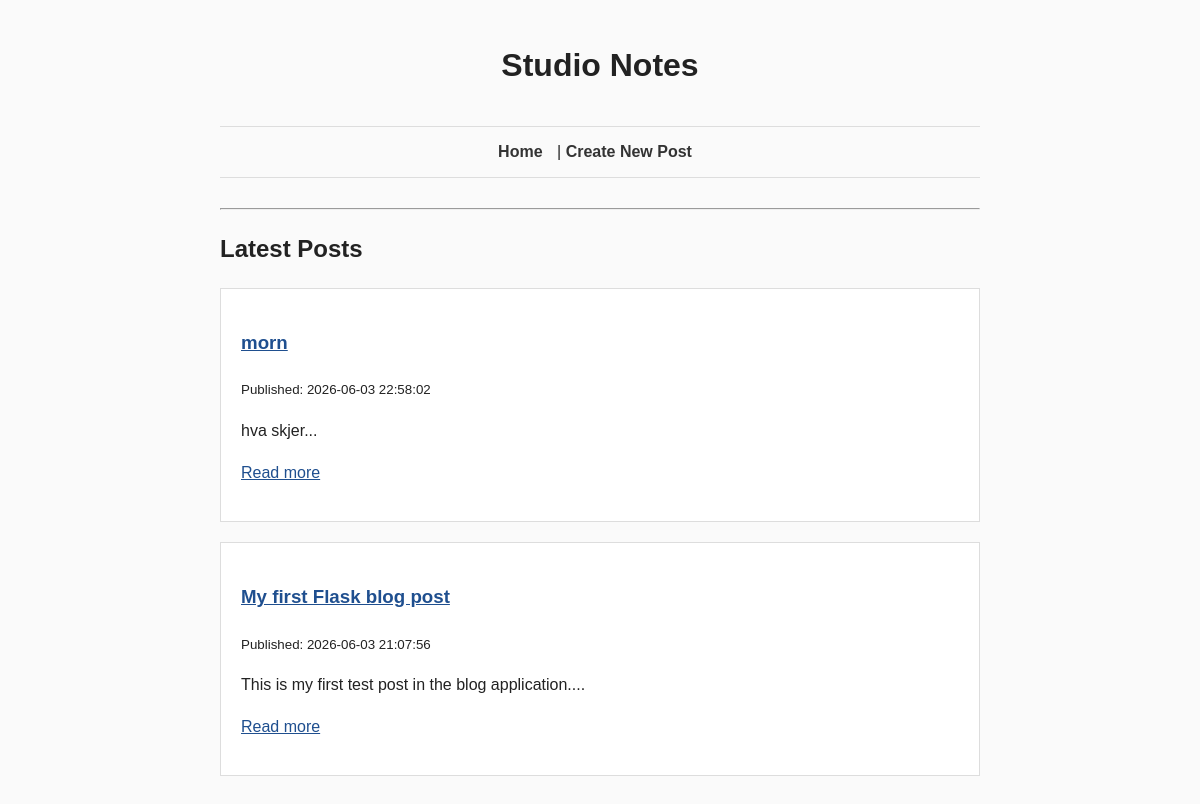
Before: / with the older database file.
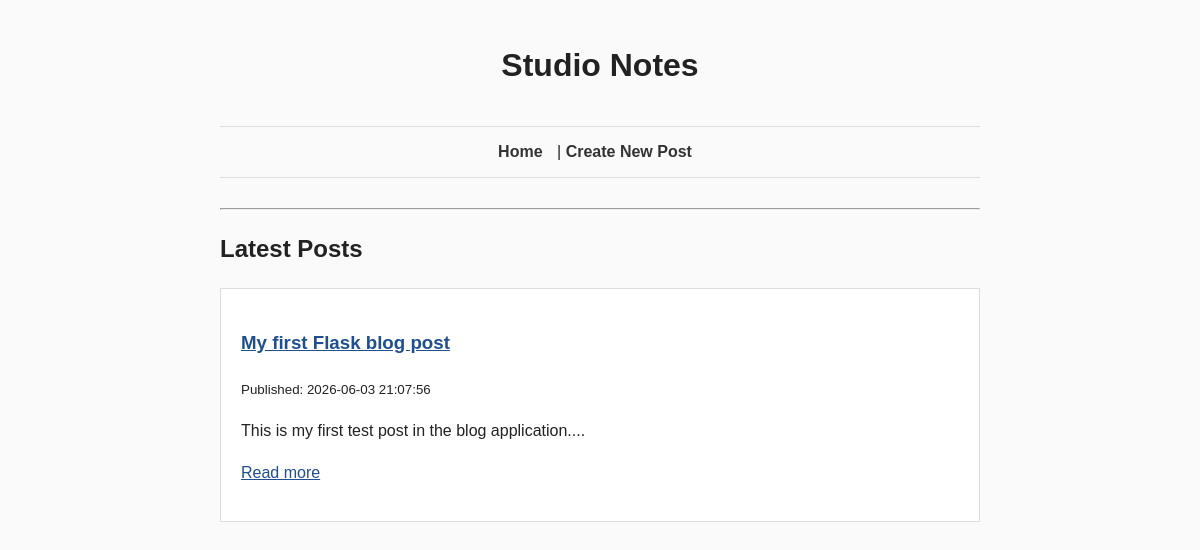
After: the same page with the newer database file.
### tables this page shows
CREATE TABLE posts (
    id INTEGER PRIMARY KEY AUTOINCREMENT,
    title TEXT NOT NULL,
    body TEXT NOT NULL,
    created_at TEXT NOT NULL DEFAULT CURRENT_TIMESTAMP,
    updated_at TEXT
);

### app.py (the view)
@app.route("/")
def home():
    posts = database.get_all_posts()
    return render_template("index.html", posts=posts)

### database.py (called while the page is built)
def get_db_connection():
    connection = sqlite3.connect(DATABASE)
    connection.row_factory = sqlite3.Row
    return connection

def get_all_posts():
    connection = get_db_connection()
    posts = connection.execute(
        "SELECT * FROM posts ORDER BY created_at DESC"
    ).fetchall()
    connection.close()
    return posts

### templates/index.html
{% extends "layout.html" %}
{% block content %}
<h2>Latest Posts</h2>
{% if posts %}
    {% for post in posts %}
        <article>
            <h3>
                <a href="/posts/{{ post.id }}">{{ post.title }}</a>
            </h3>
            <p><small>Published: {{ post.created_at }}</small></p>
            <p>{{ post.body[:150] }}...</p>
            <p>
                <a href="/posts/{{ post.id }}">Read more</a>
            </p>
        </article>
    {% endfor %}
{% else %}
    <p>No blog posts yet.</p>
{% endif %}
{% endblock %}

### templates/layout.html (shortened to what this page needs)
<!DOCTYPE html>
<html>
<head>
    <link rel="stylesheet" href="{{ url_for('static', filename='style.css') }}">
</head>
<body>
    <header>
        <h1>Studio Notes</h1>
    </header>
   <nav>
    <a href="/">Home</a>
    |
    <a href="/posts/new">Create New Post</a>
</nav>
    <hr>
    {% block content %}
    {% endblock %}
</body>
</html>

### static/style.css (style rules this page uses)
body { font-family: Arial, sans-serif; max-width: 760px; margin: 40px auto; padding: 0 20px; line-height: 1.6; background-color: #fafafa; color: #222; }
header { margin-bottom: 20px; }
header h1 { margin-bottom: 5px; }
nav { margin-bottom: 30px; }
nav a { text-decoration: none; color: #333; margin-right: 10px; }
article { background: white; padding: 20px; margin-bottom: 20px; border: 1px solid #ddd; }
a { color: #1f4f8f; }
header { text-align: center; padding-bottom: 10px; }
nav { text-align: center; padding: 12px 0; border-top: 1px solid #ddd; border-bottom: 1px solid #ddd; }
nav a { font-weight: bold; }

Changed rows visible on the page:
removed posts: title "morn", created_at "2026-06-03 22:58:02", body "hva skjer"
